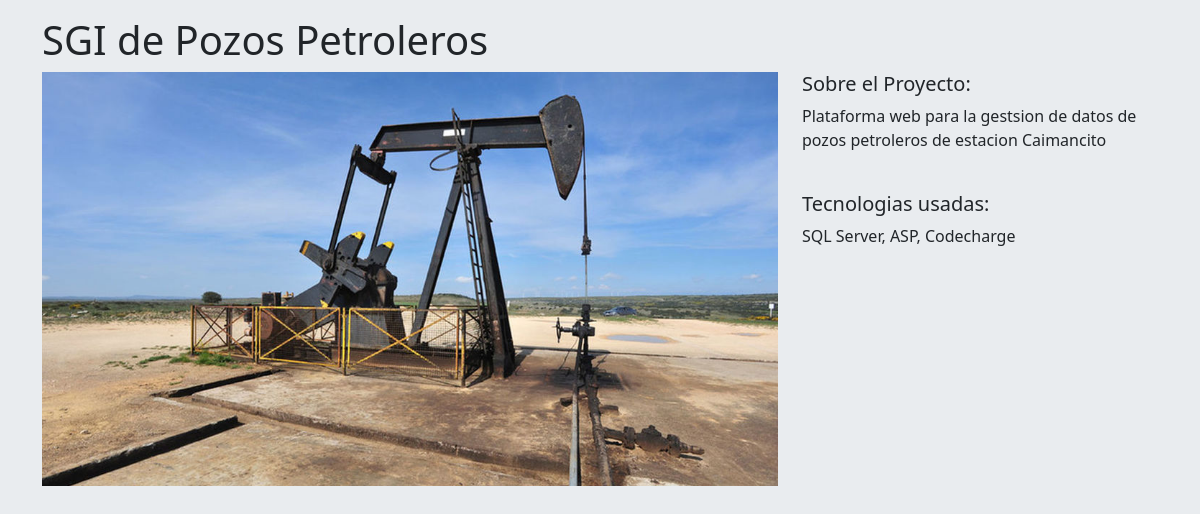
The page /portfolio/1/ on the database its author committed.
### Portfolio/models.py (models this page shows)
class Proyecto(models.Model):
    titulo = models.CharField(max_length=100)
    descripcion = models.TextField()
    tecnologias =  models.CharField(max_length=200)
    link = models.CharField(max_length=150)
    imagen = models.FilePathField(path='/img')

### Portfolio/views.py (the view)
# urls.py: path('<int:pk>/', views.ProjectDetail, name='project_detail'),
def ProjectDetail(request, pk):
    proyecto = Proyecto.objects.get(pk=pk)
    context = {
        'proyecto': proyecto
    }
    return render(request, 'projects/detail.html', context)

### MiPrimerApp1/templates/projects/detail.html
{% extends "base.html" %}
{% load static %}
{% block page_content %}
    <main class="container mt-3 mb-5">
        <div class="row">
            <h1>{{ proyecto.titulo }}</h1>
        </div>
        <div class="row">
            <div class="col-12 col-md-8">
                <img src="{% static proyecto.imagen %}" alt="{{ proyecto.titulo }}" class="img-fluid">
            </div>
            <div class="col-12 col-md-4">
                <h5>Sobre el Proyecto:</h5>
                <p>{{ proyecto.descripcion }}</p>
                <br>
                <h5>Tecnologias usadas:</h5>
                <p>{{ proyecto.tecnologias }}</p>
            </div>
        </div>
    </main>
{% endblock %}

### rows shown on the page
Proyecto: titulo "SGI de Pozos Petroleros", imagen (picture), descripcion "Plataforma web para la gestsion de datos de pozos petroleros de estacion Caimancito", tecnologias "SQL Server, ASP, Codecharge"
